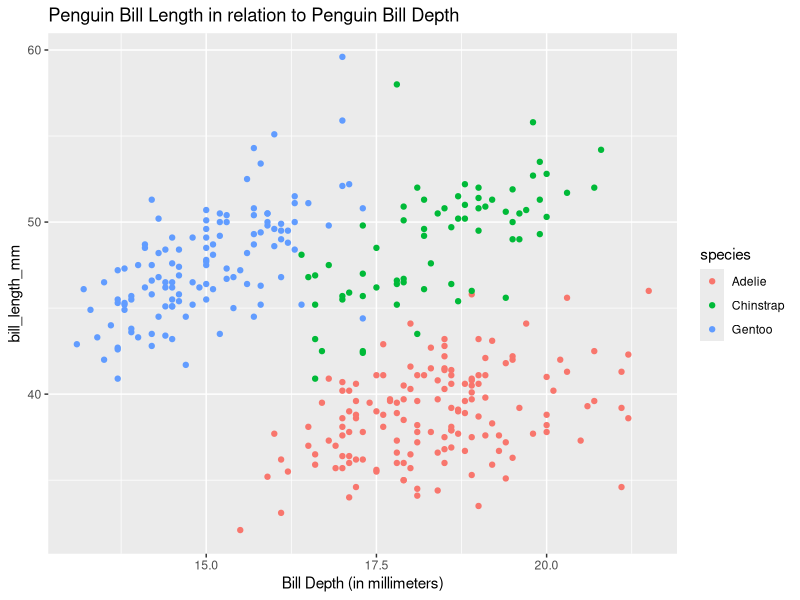
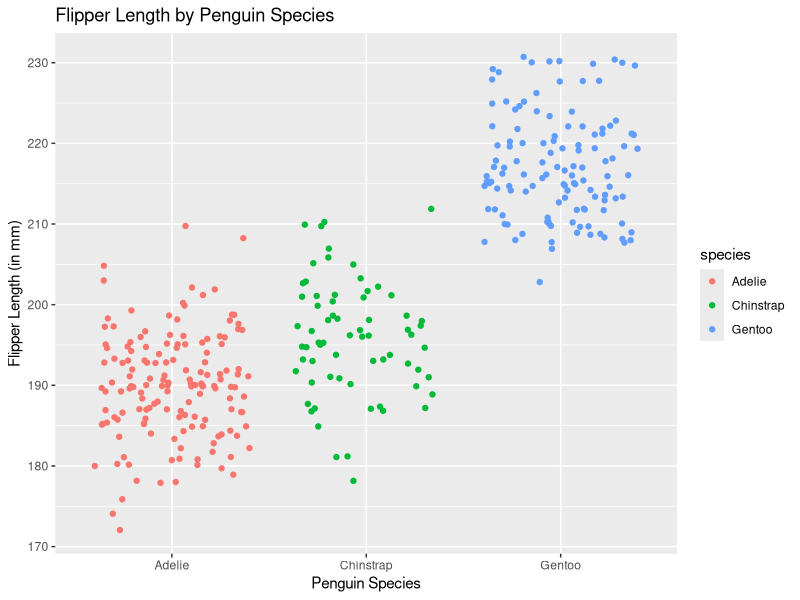

Reproduce these figures in R, in order.
## ---- chunk 1

# find the slope of f(x)=x2 at x=3 ----
eq1 <- function(x) {
  x^2
}

deriv_eq1 <- D(expr = expression(x^2), name = "x")

deriv_eq1_fun <- function(x) {
  2 * x
}
deriv_eq1_fun(3)

## ---- chunk 2
eq2 <-function(a){2*(3*a+2)^4 -5}

deriv_eq2 <- D(expr = expression (2*(3*a+2)^4 -5), name = "a")
 deriv_eq2

 deriv_eq2_fun <- function(a) {
   2 * (4 * (3 * (3 * a + 2)^3))
 }
 
 deriv_eq2_fun(1.2)
## ---- chunk 3
library(tidyverse)
library(palmerpenguins)

data(package='palmerpenguins')
penguins <- penguins

ggplot(data = penguins, aes(x = bill_depth_mm, y = bill_length_mm, color = species))+
  geom_point()+
  ggtitle("Penguin Bill Length in relation to Penguin Bill Depth")+
  xlab("Bill Depth (in millimeters)") 

## ---- chunk 4
ggplot(data = penguins, aes(x = species, y = flipper_length_mm, color = species)) +
  geom_jitter()+ggtitle("Flipper Length by Penguin Species") + 
  xlab("Penguin Species") + 
  ylab("Flipper Length (in mm)")


